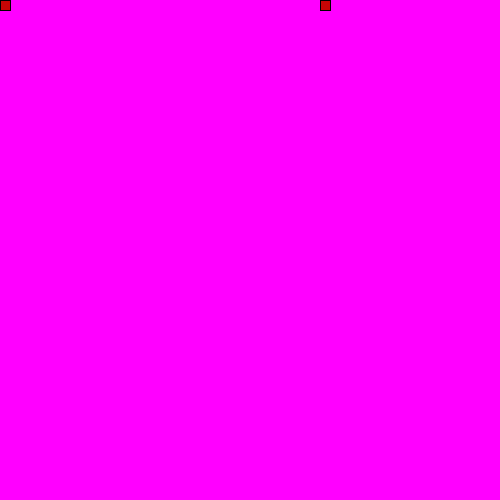
Frame 1 (no input)
Frame 60 (the mouse pressed at the canvas centre just before this capture): identical to frame 1, image omitted
Frame 120 (the mouse held since frame 60 and released just before this capture): identical to frame 1, image omitted

The Processing sketch that drew this single still picture (run headless with seeded random() and noise(); from frame 60 on, the mouse is pressed at the canvas centre):

// Processing sketch: LeagueSnake
// ── LeagueSnake.pde
//*
// ***** SEGMENT CLASS *****
// This class will be used to represent each part of the moving snake.
//*

class Segment {

//Add x and y member variables. They will hold the corner location of each segment of the snake.
int x;
int y;

// Add a constructor with parameters to initialize each variable.

public Segment(int xe, int ye){
  
  int x = xe;
  int y = ye;
  
}
}




//*
// ***** GAME VARIABLES *****
// All the game variables that will be shared by the game methods are here
//*
Segment head;
int foodX;
int foodY;




//*
// ***** SETUP METHODS *****
// These methods are called at the start of the game.
//*

void setup() {
size(500,500);
 head = new Segment(100,100);
frameRate(20);
dropFood();
}

void dropFood() {
  //Set the food in a new random location
    foodX = ((int)random(50)*10);
}



//*
// ***** DRAW METHODS *****
// These methods are used to draw the snake and its food 
//*

void draw() {
  background(255,0,255);
  drawFood();
  drawSnake();
}

void drawFood() {
  //Draw the food
  fill(200,5,5);
  rect(foodX,foodY,10,10);
}

void drawSnake() {
  //Draw the head of the snake followed by its tail
  rect(head.x,head.y,10,10);
}


//*
// ***** TAIL MANAGEMENT METHODS *****
// These methods make sure the tail is the correct length.
//*

void drawTail() {
  //Draw each segment of the tail 

}

void manageTail() {
  //After drawing the tail, add a new segment at the "start" of the tail and remove the one at the "end" 
  //This produces the illusion of the snake tail moving.
  
}

void checkTailCollision() {
  //If the snake crosses its own tail, shrink the tail back to one segment
  
}



//*
// ***** CONTROL METHODS *****
// These methods are used to change what is happening to the snake
//*

void keyPressed() {
  //Set the direction of the snake according to the arrow keys pressed
  
}

void move() {
  //Change the location of the Snake head based on the direction it is moving.
  
    /*
  switch(direction) {
  case UP:
    // move head up here 
    break;
  case DOWN:
    // move head down here 
    break;
  case LEFT:
   // figure it out 
    break;
  case RIGHT:
    // mystery code goes here 
    break;
  }
  */
}

void checkBoundaries() {
 //If the snake leaves the frame, make it reappear on the other side
 
}



void eat() {
  //When the snake eats the food, its tail should grow and more food appear

}
